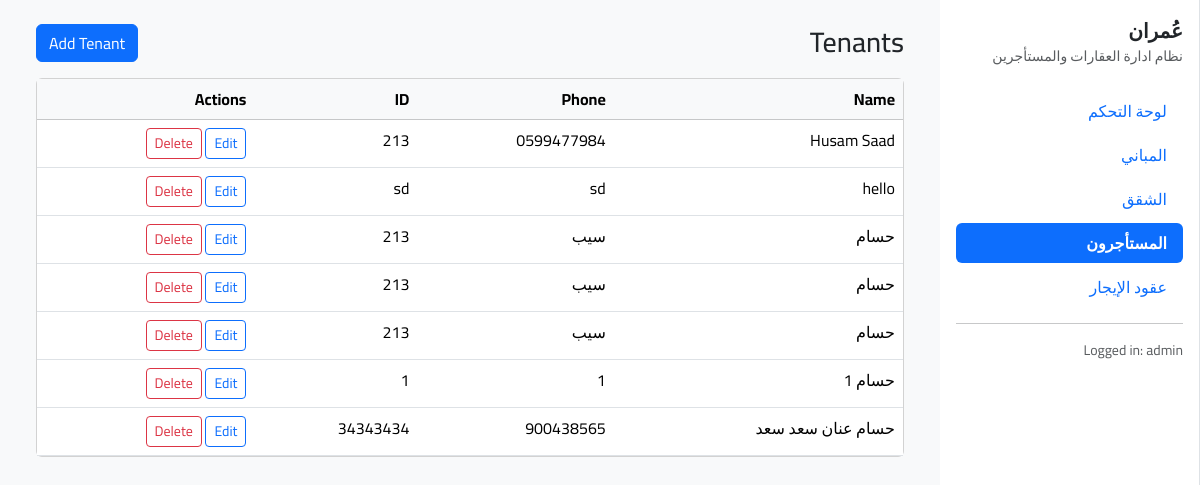
Page /tenants/ (signed in) on the committed database.
### listings/models.py (models this page shows, shortened)
class Tenant(models.Model):
    full_name = models.CharField("اسم المستأجر", max_length=150)
    phone = models.CharField("رقم الهاتف", max_length=50, blank=True)
    id_number = models.CharField("رقم الهوية", max_length=50, blank=True)
    address = models.CharField("العنوان", max_length=255, blank=True)  # ✅ جديد
    id_image = models.ImageField("صورة الهوية", upload_to="tenant_ids/", blank=True, null=True)
    notes = models.TextField("ملاحظات", blank=True)
    class Meta:
        verbose_name = "مستأجر"
        verbose_name_plural = "المستأجرون"
        ordering = ["full_name"]

### listings/views.py (the view)
# urls.py: path("tenants/", views.tenant_list, name="tenant_list"),
def tenant_list(request):
    tenants = Tenant.objects.all().order_by("full_name")
    is_htmx = request.headers.get("HX-Request")
    template = "listings/partials/tenant_list_partial.html" if is_htmx else "listings/tenant_list.html"
    return render(request, template, {"tenants": tenants})

### listings/templates/listings/tenant_list.html (shortened to what this page needs)
{% extends "layout/base.html" %}
{% block content %}
<div class="d-flex align-items-center justify-content-between mb-3">
  <h3 class="mb-0">Tenants</h3>
  <a class="btn btn-primary" href="{% url 'tenant_create' %}">Add Tenant</a>
</div>
<div class="card">
  <div class="table-responsive">
    <table class="table table-hover mb-0">
      <thead class="table-light">
        <tr>
          <th>Name</th>
          <th>Phone</th>
          <th>ID</th>
          <th class="text-end">Actions</th>
        </tr>
      </thead>
      <tbody>
        {% for t in tenants %}
        <tr>
          <td>{{ t.full_name }}</td>
          <td>{{ t.phone }}</td>
          <td>{{ t.id_number }}</td>
          <td class="text-end">
            <a class="btn btn-sm btn-outline-primary" href="{% url 'tenant_edit' t.id %}">Edit</a>
            <a class="btn btn-sm btn-outline-danger" href="{% url 'tenant_delete' t.id %}">Delete</a>
          </td>
        </tr>
        {% empty %}
        <tr><td colspan="4" class="text-center text-muted p-4">No tenants yet.</td></tr>
        {% endfor %}
      </tbody>
    </table>
  </div>
</div>
{% endblock %}

### listings/templates/layout/base.html (shortened to what this page needs)
<!doctype html>
<html lang="ar" dir="rtl">
<head>
  <link href="https://cdn.jsdelivr.net/npm/bootstrap@5.3.3/dist/css/bootstrap.min.css" rel="stylesheet">
</head>
<body class="bg-light">
<div class="d-flex">
  <aside class="sidebar bg-white border-end p-3">
    <div class="mb-4">
      <div class="fw-bold fs-5">عُمران</div>
      <div class="text-muted small">نظام ادارة العقارات والمستأجرين</div>
    </div>
    <nav class="nav nav-pills flex-column gap-1">
      <a class="nav-link" data-nav="dashboard" href="{% url 'dashboard' %}" hx-get="{% url 'dashboard' %}" hx-target="#main-content" hx-push-url="true">
        لوحة التحكم
      </a>
      <a class="nav-link" data-nav="buildings" href="{% url 'building_list' %}" hx-get="{% url 'building_list' %}" hx-target="#main-content" hx-push-url="true">
        المباني
      </a>
      <a class="nav-link" data-nav="apartments" href="{% url 'apartment_list' %}" hx-get="{% url 'apartment_list' %}" hx-target="#main-content" hx-push-url="true">
        الشقق
      </a>
      <a class="nav-link" data-nav="tenants" href="{% url 'tenant_list' %}" hx-get="{% url 'tenant_list' %}" hx-target="#main-content" hx-push-url="true">
        المستأجرون
      </a>
      <a class="nav-link" data-nav="leases" href="{% url 'lease_list' %}" hx-get="{% url 'lease_list' %}" hx-target="#main-content" hx-push-url="true">
        عقود الإيجار
      </a>
    </nav>
    <hr>
    <div class="small text-muted">
      Logged in: {{ request.user.username }}
    </div>
  </aside>
  <main class="flex-grow-1 p-4">
    <div class="container-fluid">
      <div id="main-content">
        {% block content %}{% endblock %}
      </div>
    </div>
  </main>
</div>
</body>
</html>

### listings/templates/layout/base.html (style rules this page uses)
body { font-family: 'Cairo', sans-serif; }
.sidebar { width: 260px; min-height: 100vh; position: sticky; top: 0; }
.nav-link.active { font-weight: 600; }

### rows in the picture
Tenant: full_name "Husam Saad", phone "0599477984", id_number "213"
Tenant: full_name "hello", phone "sd", id_number "sd"
Tenant: full_name "حسام", phone "سيب", id_number "213"
Tenant: full_name "حسام", phone "سيب", id_number "213"
Tenant: full_name "حسام", phone "سيب", id_number "213"
Tenant: full_name "حسام 1", phone "1", id_number "1"
Tenant: full_name "حسام عنان سعد سعد", phone "900438565", id_number "34343434"

### other values in the picture
{{ request.user.username }} "admin"
